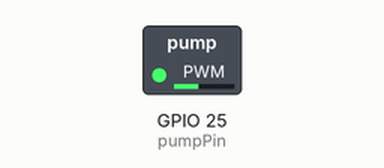
Simulated run of this sketch. Board: ESP32. Parts: switched loads named in the sketch (green lamp = pin HIGH).

Above: at 0.05 s.
At 0.2 s:
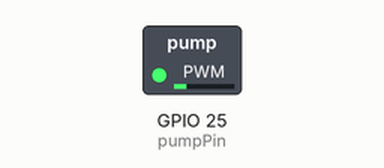
Timing chart, 0 to 3.0 s (numbered marks = the images above):
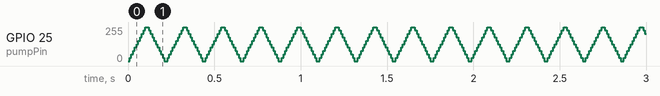

The sketch:

speed_calculate.ino
```cpp
const int pumpPin = 25; // Pin connected to the water pump
const int maxSpeed = 90; // Maximum PWM value (corresponds to 100% duty cycle)
const int minSpeed = 80; // Minimum PWM value (corresponds to 0% duty cycle)
const int fadeDelay = 10; // Delay between speed adjustments in milliseconds

void setup() {
  pinMode(pumpPin, OUTPUT); // Set pump pin as output
}

void loop() {
  waterflow();
}

void waterflow(){
  // Gradually increase the pump speed
  for (int speed = minSpeed; speed <= maxSpeed; speed++) {
    analogWrite(pumpPin, map(speed, minSpeed, maxSpeed, 0, 255)); // Set pump speed
    delay(fadeDelay); // Wait before adjusting speed again
  }

  // Gradually decrease the pump speed
  for (int speed = maxSpeed; speed >= minSpeed; speed--) {
    analogWrite(pumpPin, map(speed, minSpeed, maxSpeed, 0, 255)); // Set pump speed
    delay(fadeDelay); // Wait before adjusting speed again
  }
}
```
